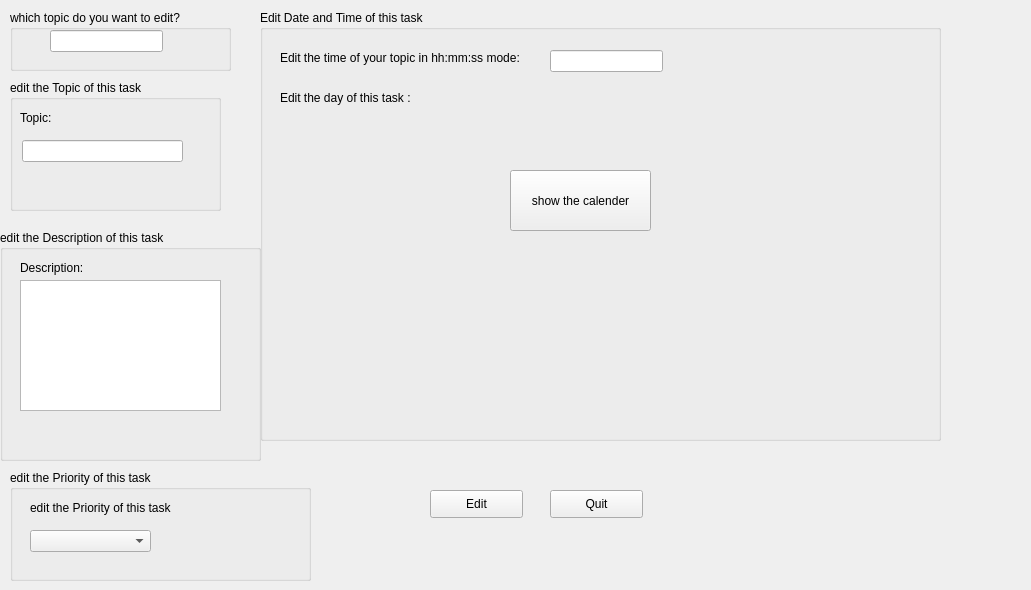
<?xml version="1.0" encoding="UTF-8"?>
<ui version="4.0">
 <class>edit_of_task</class>
 <widget class="QWidget" name="edit_of_task">
  <property name="geometry">
   <rect>
    <x>0</x>
    <y>0</y>
    <width>1031</width>
    <height>590</height>
   </rect>
  </property>
  <property name="windowTitle">
   <string>Form</string>
  </property>
  <widget class="QGroupBox" name="edittopic_groupbox">
   <property name="geometry">
    <rect>
     <x>10</x>
     <y>80</y>
     <width>211</width>
     <height>131</height>
    </rect>
   </property>
   <property name="title">
    <string>edit the Topic of this task</string>
   </property>
   <widget class="QLabel" name="topic_label">
    <property name="geometry">
     <rect>
      <x>10</x>
      <y>30</y>
      <width>55</width>
      <height>16</height>
     </rect>
    </property>
    <property name="text">
     <string>Topic:</string>
    </property>
   </widget>
   <widget class="QLineEdit" name="edittopic_lineedit">
    <property name="geometry">
     <rect>
      <x>12</x>
      <y>60</y>
      <width>161</width>
      <height>22</height>
     </rect>
    </property>
   </widget>
  </widget>
  <widget class="QGroupBox" name="editdescription_groupbox">
   <property name="geometry">
    <rect>
     <x>0</x>
     <y>230</y>
     <width>261</width>
     <height>231</height>
    </rect>
   </property>
   <property name="title">
    <string>edit the Description of this task</string>
   </property>
   <widget class="QLabel" name="description_label">
    <property name="geometry">
     <rect>
      <x>20</x>
      <y>30</y>
      <width>81</width>
      <height>16</height>
     </rect>
    </property>
    <property name="text">
     <string>Description:</string>
    </property>
   </widget>
   <widget class="QTextEdit" name="editdescription_textedit">
    <property name="geometry">
     <rect>
      <x>20</x>
      <y>50</y>
      <width>201</width>
      <height>131</height>
     </rect>
    </property>
   </widget>
  </widget>
  <widget class="QGroupBox" name="editpriority_groupbox">
   <property name="geometry">
    <rect>
     <x>10</x>
     <y>470</y>
     <width>301</width>
     <height>111</height>
    </rect>
   </property>
   <property name="title">
    <string>edit the Priority of this task</string>
   </property>
   <widget class="QLabel" name="editpriority_label">
    <property name="geometry">
     <rect>
      <x>20</x>
      <y>30</y>
      <width>161</width>
      <height>16</height>
     </rect>
    </property>
    <property name="text">
     <string>edit the Priority of this task</string>
    </property>
   </widget>
   <widget class="QComboBox" name="editpriority_combobox">
    <property name="geometry">
     <rect>
      <x>20</x>
      <y>60</y>
      <width>121</width>
      <height>22</height>
     </rect>
    </property>
   </widget>
  </widget>
  <widget class="QGroupBox" name="edittimeanddate_groupbox">
   <property name="geometry">
    <rect>
     <x>260</x>
     <y>10</y>
     <width>681</width>
     <height>431</height>
    </rect>
   </property>
   <property name="title">
    <string>Edit Date and Time of this task</string>
   </property>
   <widget class="QLabel" name="edittime_label">
    <property name="geometry">
     <rect>
      <x>20</x>
      <y>40</y>
      <width>261</width>
      <height>16</height>
     </rect>
    </property>
    <property name="text">
     <string>Edit the time of your topic in hh:mm:ss mode:</string>
    </property>
   </widget>
   <widget class="QLineEdit" name="edittime_lineedit">
    <property name="geometry">
     <rect>
      <x>290</x>
      <y>40</y>
      <width>113</width>
      <height>22</height>
     </rect>
    </property>
   </widget>
   <widget class="QLabel" name="editdate_label">
    <property name="geometry">
     <rect>
      <x>20</x>
      <y>80</y>
      <width>311</width>
      <height>16</height>
     </rect>
    </property>
    <property name="text">
     <string>Edit the day of this task :</string>
    </property>
   </widget>
   <widget class="QPushButton" name="show_calender_pushButton">
    <property name="geometry">
     <rect>
      <x>250</x>
      <y>160</y>
      <width>141</width>
      <height>61</height>
     </rect>
    </property>
    <property name="text">
     <string>show the calender</string>
    </property>
   </widget>
  </widget>
  <widget class="QPushButton" name="allowedit_pushbutton">
   <property name="geometry">
    <rect>
     <x>430</x>
     <y>490</y>
     <width>93</width>
     <height>28</height>
    </rect>
   </property>
   <property name="text">
    <string>Edit</string>
   </property>
  </widget>
  <widget class="QPushButton" name="Quitedit_pushbutton">
   <property name="geometry">
    <rect>
     <x>550</x>
     <y>490</y>
     <width>93</width>
     <height>28</height>
    </rect>
   </property>
   <property name="text">
    <string>Quit</string>
   </property>
  </widget>
  <widget class="QGroupBox" name="groupBox">
   <property name="geometry">
    <rect>
     <x>10</x>
     <y>10</y>
     <width>221</width>
     <height>61</height>
    </rect>
   </property>
   <property name="title">
    <string>which topic do you want to edit?</string>
   </property>
   <widget class="QLineEdit" name="whichtopic_lineEdit">
    <property name="geometry">
     <rect>
      <x>40</x>
      <y>20</y>
      <width>113</width>
      <height>22</height>
     </rect>
    </property>
   </widget>
  </widget>
 </widget>
 <resources/>
 <connections>
  <connection>
   <sender>Quitedit_pushbutton</sender>
   <signal>clicked()</signal>
   <receiver>edit_of_task</receiver>
   <slot>close()</slot>
   <hints>
    <hint type="sourcelabel">
     <x>609</x>
     <y>506</y>
    </hint>
    <hint type="destinationlabel">
     <x>751</x>
     <y>544</y>
    </hint>
   </hints>
  </connection>
 </connections>
</ui>
